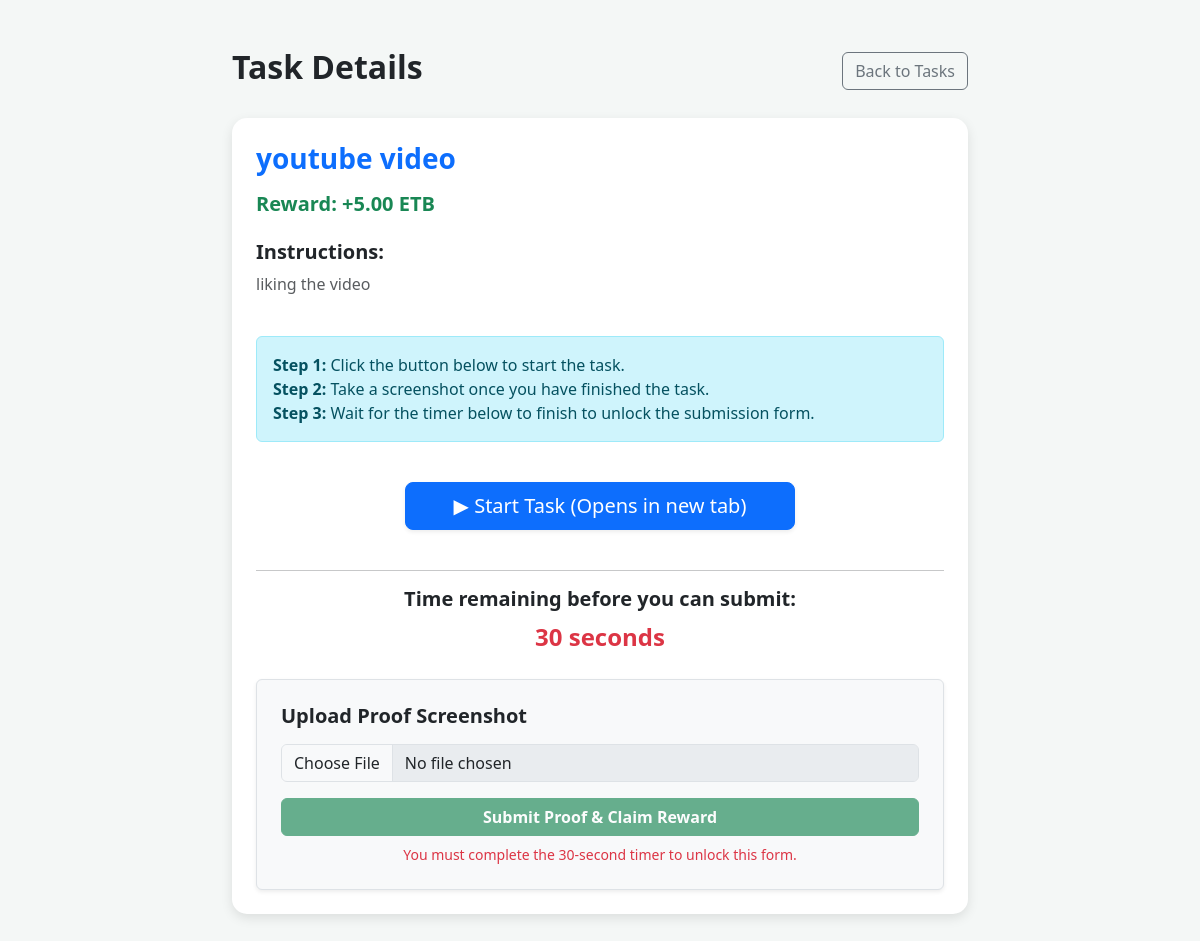
Page /tasks/task/2/ (signed in) on the committed database.
### tasks/models.py (models this page shows, shortened)
class Task(models.Model):
    title = models.CharField(max_length=200)
    link = models.URLField()
    reward = models.DecimalField(max_digits=10, decimal_places=2)
    description = models.TextField(blank=True)
    requires_proof = models.BooleanField(default=False)

### tasks/views.py (the view)
# urls.py: path('task/<int:task_id>/', views.task_detail, name='task_detail'),
@login_required
def task_detail(request, task_id):
    task = get_object_or_404(Task, id=task_id)
    return render(request, 'tasks/task_detail.html', {'task': task})

### tasks/templates/tasks/task_detail.html (shortened to what this page needs)
<!DOCTYPE html>
<html lang="en">
<head>
    <link href="https://cdn.jsdelivr.net/npm/bootstrap@5.3.0/dist/css/bootstrap.min.css" rel="stylesheet">
</head>
<body>
<div class="container py-5">
    <div class="row justify-content-center">
        <div class="col-md-8">
            <div class="d-flex justify-content-between align-items-center mb-4">
                <h2 class="fw-bold text-dark">Task Details</h2>
                <a href="{% url 'tasks:task_list' %}" class="btn btn-outline-secondary">Back to Tasks</a>
            </div>
            <div class="card detail-card p-4">
                <h3 class="fw-bold text-primary mb-3">{{ task.title }}</h3>
                <h5 class="text-success fw-bold mb-4">Reward: +{{ task.reward }} ETB</h5>
                <h5 class="fw-bold">Instructions:</h5>
                <p class="text-muted" style="white-space: pre-wrap;">{{ task.description }}</p>
                <div class="alert alert-info mt-4">
                    <strong>Step 1:</strong> Click the button below to start the task.
                    <br>
                    <strong>Step 2:</strong> Take a screenshot once you have finished the task.
                    <br>
                    <strong>Step 3:</strong> Wait for the timer below to finish to unlock the submission form.
                </div>
                <div class="text-center my-4">
                    <a href="{{ task.link }}" target="_blank" class="btn btn-primary btn-lg px-5 shadow-sm" onclick="startTimer()">
                        ▶ Start Task (Opens in new tab)
                    </a>
                </div>
                <hr my-4>
                <div class="text-center mb-4">
                    <h5 class="fw-bold">Time remaining before you can submit:</h5>
                    <div id="timer-box">30 seconds</div>
                </div>
                <form action="{% url 'tasks:submit_task_proof' task.id %}" method="POST" enctype="multipart/form-data" class="bg-light p-4 rounded shadow-sm border">
                    <h5 class="fw-bold mb-3">Upload Proof Screenshot</h5>
                    <input type="file" id="proof-input" name="proof_image" class="form-control mb-3" required disabled>
                    <button type="submit" id="submit-btn" class="btn btn-success w-100 fw-bold" disabled>
                        Submit Proof & Claim Reward
                    </button>
                    <small id="form-help" class="text-danger d-block mt-2 text-center">You must complete the 30-second timer to unlock this form.</small>
                </form>
            </div>
        </div>
    </div>
</div>
</body>
</html>

### tasks/templates/tasks/task_detail.html (style rules this page uses)
body { background-color: #f4f7f6; font-family: 'Segoe UI', Tahoma, Geneva, Verdana, sans-serif; }
.detail-card { border: none; border-radius: 15px; box-shadow: 0 4px 12px rgba(0,0,0,0.1); }
#timer-box { font-size: 1.5rem; font-weight: bold; color: #dc3545; }

### rows in the picture
Task: title "youtube video", reward "5.00", description "liking the video"
